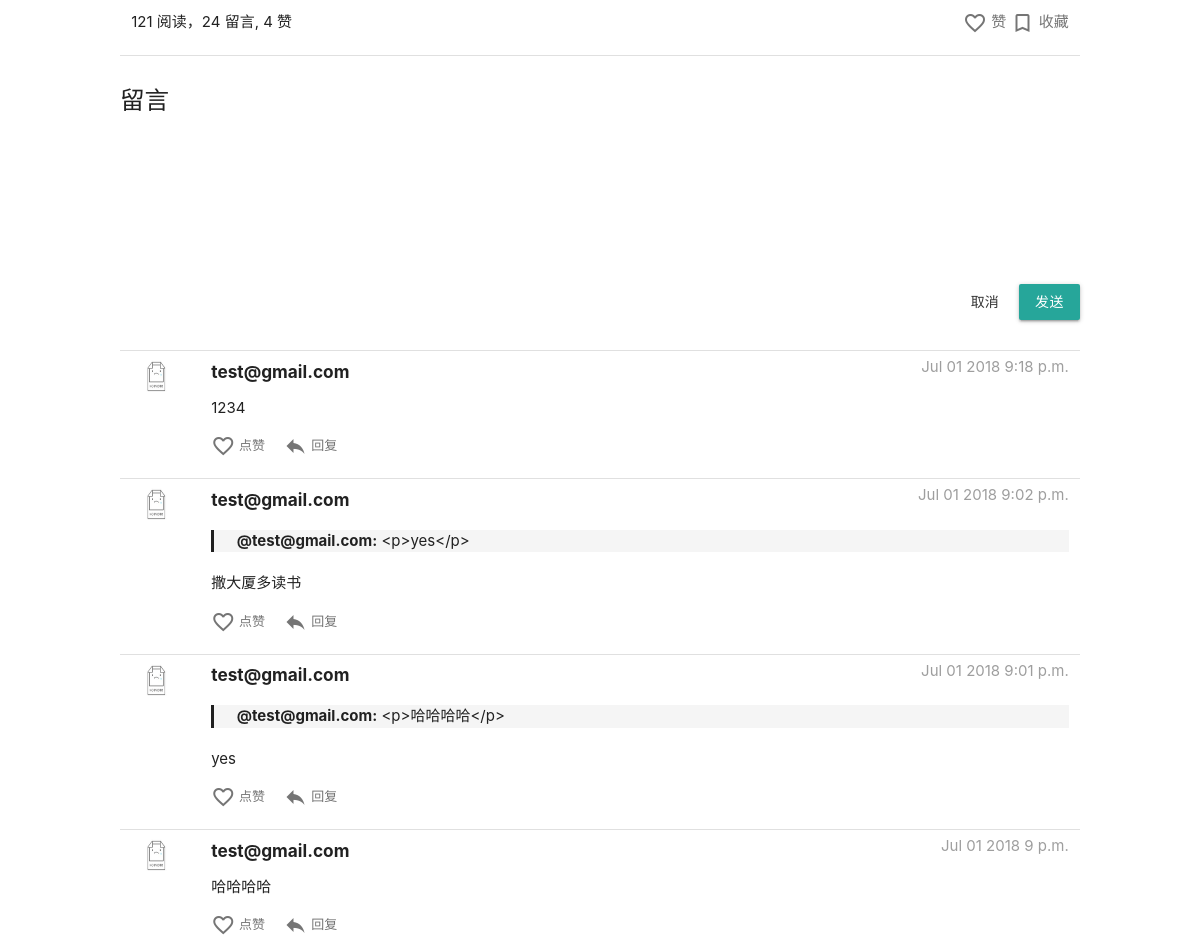
The page /articles/san-da-li-you-jie-shi-yin-xing-gu-de-chun-tian-ke-neng-lai-liao/ (middle part) on the database as committed earlier.
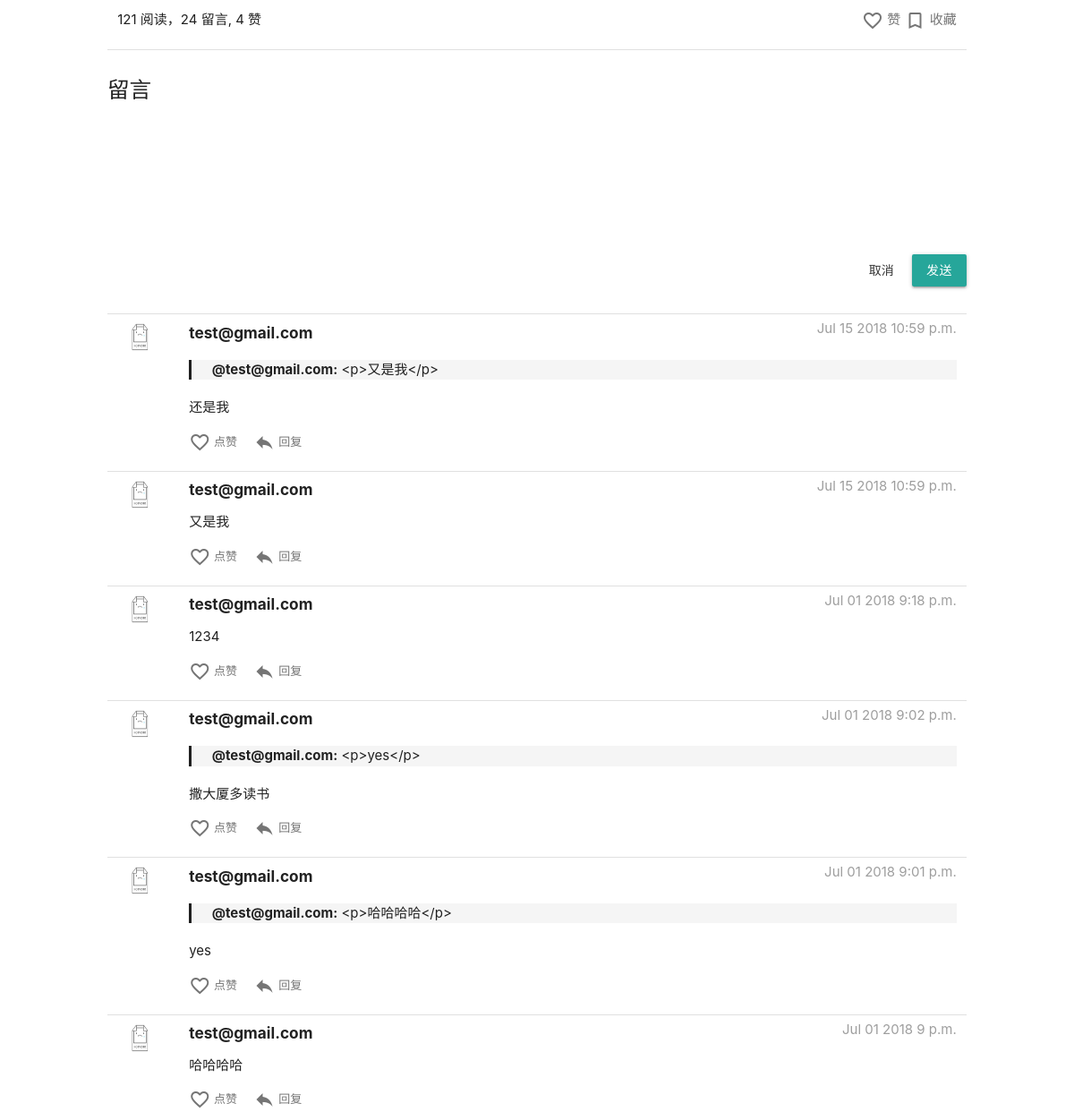
The same page on the database as committed later.
### article/models.py (models this page shows, shortened)
class Comments(models.Model):
    profile = models.ForeignKey(BaseProfile, on_delete=models.CASCADE)
    article = models.ForeignKey(Article, on_delete=models.CASCADE)
    comment = models.TextField()
    parent_comment = models.ForeignKey('Comments', on_delete=models.SET_NULL, null=True, blank=True)
    comment_time = models.DateTimeField('time last modified', auto_now=True)
    liked = models.IntegerField(default=0)
    is_removed = models.BooleanField(default=False)

class BaseProfile(AbstractUser):
    mobile = models.CharField(max_length=30, blank=True)
    location = models.CharField(max_length=100, blank=True)
    headshot = models.ImageField(upload_to=get_user_profile_path, blank=True)
    time_registered = models.DateTimeField(auto_now_add=True)

### article/views/article_detail.py (the view)
# urls.py: path('articles/<slug:slug>/', ArticleDetailView.as_view(), name='article-detail'),
class ArticleDetailView(DetailView):
    model = Article
    template_name = 'article.html'
    def get_context_data(self, **kwargs):
        context = super().get_context_data(**kwargs)
        article = self.get_object()
        comments = article.comments_set.all().order_by('-comment_time')
        context['comments'] = comments
        return context

### templates/article.html (shortened to what this page needs)
{% extends 'base.html' %}
{% load static %}
{% block page_css %}
    <link href="https://cdn.quilljs.com/1.3.6/quill.snow.css" rel="stylesheet">
    <link href="https://cdn.quilljs.com/1.3.6/quill.bubble.css" rel="stylesheet">
    <link href="//netdna.bootstrapcdn.com/font-awesome/4.1.0/css/font-awesome.min.css" rel="stylesheet">
    <link href="{% static 'assets/css/article_detail.css' %}" rel="stylesheet">
{% endblock %}
{% block page_content %}
    <div class="container">
        <div class="row">
            <div class="col s6">
                <span> 121 阅读，24 留言, 4 赞 </span>
            </div>
            <div class="col s3 offset-s3 right-align">
                <a class="waves-effect waves-light grey-text text-darken-1"><i
                        class="material-icons like">favorite_border</i> 赞 </a>
                <a class="waves-effect waves-light grey-text text-darken-1"><i class="material-icons bookmark">bookmark_border</i>
                    收藏 </a>
            </div>
        </div>
        <div class="divider"></div>
        <div class="section">
            <h5>留言</h5>
            <div id="quill_editor" style="height: 150px; margin-bottom: 10px;"></div>
            <div class="right-align">
                <a class="waves-effect waves-teal btn-flat">取消</a>
                <button class="btn waves-effect waves-light comment_submit" type="submit" id="comment_submit">发送
                </button>
            </div>
        </div>
        {% include 'comments.html' %}
    </div>
{% endblock %}

### templates/comments.html
{% load static %}
{% load el_pagination_tags %}
<div class="section" id="comments">
    {% for comment in comments %}
        <div class="divider"></div>
        <div class="row comment" id="comment{{ comment.pk }}">
            <div class="col s1 m1">
                <img src="{% static 'assets/img/img_placeholder.jpg' %}" alt=""
                     class="circle responsive-img"
                     style="height: 50px; width: 50px;">
            </div>
            <div class="col s11 m11">
                <span class="grey-text"
                      style="float: right; margin-top: 5px;">{{ comment.comment_time|date:"M d Y P" }}</span>
                <h6 style="font-weight: bold;">{{ comment.profile.username }}</h6>
                {% if comment.parent_comment %}
                    <div class="grey lighten-4 parent_comment">
                        <span style="font-weight: bold;">@{{ comment.parent_comment.profile.username }}:</span> {{ comment.parent_comment.comment }}
                    </div>
                {% endif %}
                {{ comment.comment | safe }}
                <div style="font-size: small;">
                    <a class="waves-effect waves-light grey-text text-darken-1"><i class="material-icons comment_like">favorite_border</i>
                        点赞 </a>
                    <a class="waves-effect waves-light grey-text text-darken-1 reply" name="reply"
                       style="margin-left: 1rem;"><i
                            class="material-icons">reply</i> 回复 </a>
                </div>
            </div>
        </div>
    {% endfor %}
</div>

Rows that differ between the two databases and show on the page:
added Comments: comment_time "Jul 15 2018 10:59 p.m.", profile.username "test@gmail.com", parent_comment.profile.username "test@gmail.com", parent_comment.comment "<p>又是我</p>", comment "还是我"
added Comments: comment_time "Jul 15 2018 10:59 p.m.", profile.username "test@gmail.com", comment "又是我"
